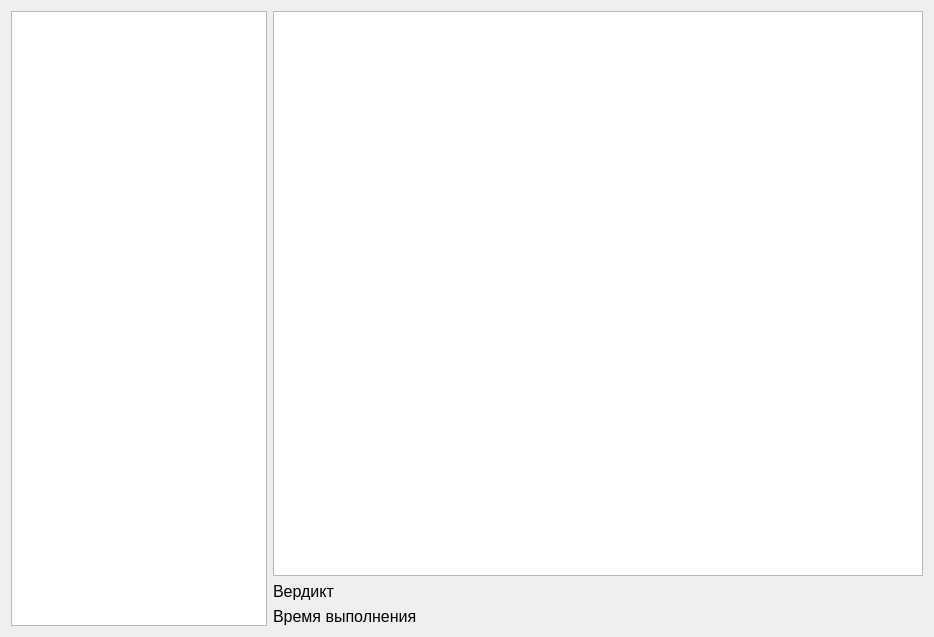
<?xml version="1.0" encoding="UTF-8"?>
<ui version="4.0">
 <class>CodeReviewDialog</class>
 <widget class="QDialog" name="CodeReviewDialog">
  <property name="geometry">
   <rect>
    <x>0</x>
    <y>0</y>
    <width>934</width>
    <height>637</height>
   </rect>
  </property>
  <property name="windowTitle">
   <string>Просмотр предыдущих решений</string>
  </property>
  <layout class="QGridLayout" name="gridLayout">
   <item row="0" column="0">
    <layout class="QHBoxLayout" name="horizontalLayout">
     <item>
      <widget class="QListWidget" name="solves_list_widget">
       <property name="sizePolicy">
        <sizepolicy hsizetype="Minimum" vsizetype="Minimum">
         <horstretch>0</horstretch>
         <verstretch>0</verstretch>
        </sizepolicy>
       </property>
       <property name="maximumSize">
        <size>
         <width>300</width>
         <height>16777215</height>
        </size>
       </property>
       <property name="font">
        <font>
         <pointsize>12</pointsize>
        </font>
       </property>
      </widget>
     </item>
     <item>
      <layout class="QVBoxLayout" name="verticalLayout">
       <item>
        <widget class="QTextBrowser" name="code_view">
         <property name="font">
          <font>
           <pointsize>12</pointsize>
          </font>
         </property>
        </widget>
       </item>
       <item>
        <widget class="QLabel" name="verdict_label">
         <property name="font">
          <font>
           <pointsize>12</pointsize>
          </font>
         </property>
         <property name="text">
          <string>Вердикт</string>
         </property>
        </widget>
       </item>
       <item>
        <widget class="QLabel" name="time_label">
         <property name="font">
          <font>
           <pointsize>12</pointsize>
          </font>
         </property>
         <property name="text">
          <string>Время выполнения</string>
         </property>
        </widget>
       </item>
      </layout>
     </item>
    </layout>
   </item>
  </layout>
 </widget>
 <resources/>
 <connections/>
</ui>
